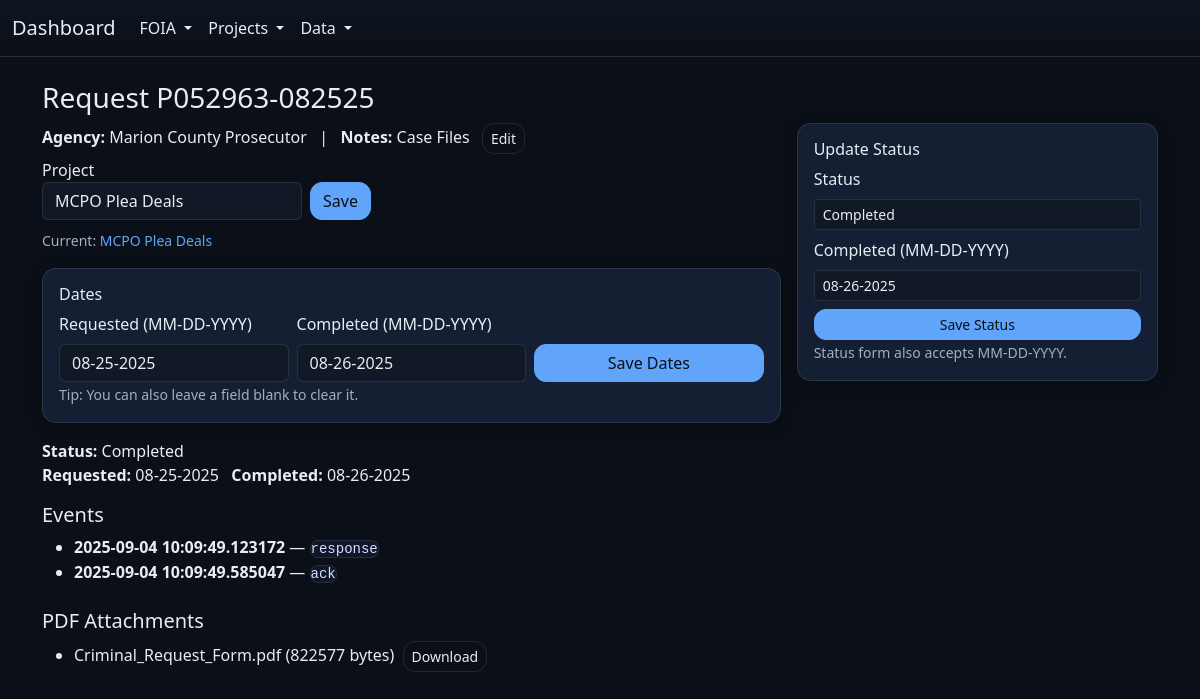
Page /requests/7 on the committed database.
### models.py (models this page shows)
class FoiaRequest(Base):
    __tablename__ = 'foia_requests'
    id = Column(Integer, primary_key=True)
    reference_number = Column(String(64), unique=True, index=True)
    agency = Column(String(255))
    request_date = Column(Date)
    completed_date = Column(Date, nullable=True)
    status = Column(SAEnum(RequestStatus), nullable=False, default=RequestStatus.PENDING)
    last_reminder_at = Column(Date, nullable=True)
    subject = Column(EncryptedBytes)
    snippet = Column(EncryptedBytes)
    thread_id = Column(String(128))
    first_message_id = Column(String(128))
    created_at = Column(DateTime, default=datetime.utcnow)
    updated_at = Column(DateTime, default=datetime.utcnow, onupdate=datetime.utcnow)
    events = relationship("FoiaEvent", back_populates="request", cascade="all, delete-orphan")
    attachments = relationship("FoiaAttachment", back_populates="request", cascade="all, delete-orphan")
    project_id = Column(Integer, ForeignKey("projects.id"), nullable=True)
    project = relationship("Project", backref="foia_requests")

class Project(Base):
    __tablename__ = "projects"
    id = Column(Integer, primary_key=True)
    slug = Column(String(100), unique=True, nullable=False, index=True)  # e.g., "mcpo-plea-deals"
    name = Column(String(200), nullable=False)
    status = Column(SAEnum(ProjectStatus), nullable=False, default=ProjectStatus.PLANNED)
    created_at = Column(DateTime, default=datetime.utcnow)
    deadline = Column(Date, nullable=True)                 # NEW
    last_deadline_alert = Column(Date, nullable=True)      # NEW
    notes = relationship("ProjectNote", back_populates="project", cascade="all, delete-orphan")

class FoiaEvent(Base):
    __tablename__ = 'foia_events'
    id = Column(Integer, primary_key=True)
    foia_request_id = Column(Integer, ForeignKey('foia_requests.id', ondelete="CASCADE"))
    event_type = Column(String(32))  # ack | response | note
    timestamp = Column(DateTime, default=datetime.utcnow)
    message_id = Column(String(128))
    body = Column(EncryptedBytes)
    request = relationship("FoiaRequest", back_populates="events")

class FoiaAttachment(Base):
    __tablename__ = 'foia_attachments'
    id = Column(Integer, primary_key=True)
    foia_request_id = Column(Integer, ForeignKey('foia_requests.id', ondelete="CASCADE"))
    filename = Column(String(512))
    mime_type = Column(String(128))
    size = Column(Integer)
    stored_path = Column(String(1024))
    ocr_pdf_path = Column(String(1024), nullable=True)  # decrypted OCR’d copy (temp/cache)
    is_encrypted = Column(Boolean, default=True)
    request = relationship("FoiaRequest", back_populates="attachments")

### app.py (the view)
@app.route("/requests/<int:req_id>")
def request_detail(req_id):
    db = SessionLocal()
    try:
        r = db.get(FoiaRequest, req_id)
        if not r:
            flash("Request not found.")
            return redirect(url_for("home"))
        pdf_attachments = [a for a in getattr(r, "attachments", []) if _is_pdf_attachment(a)]
        eligible_projects = (
            db.query(Project)
              .filter(Project.status.in_([ProjectStatus.ACTIVE, ProjectStatus.PLANNED]))
              .order_by(Project.name.asc())
              .all()
        )
        return render_template(
            "request_detail.html",
            r=r,
            pdf_attachments=pdf_attachments,
            eligible_projects=eligible_projects,
        )
    finally:
        db.close()

### app.py (called while the page is built)
@app.template_filter("mdy")
def mdy(d: date | None):
    if not d:
        return ""
    return d.strftime("%m-%d-%Y")

def _is_pdf_attachment(att) -> bool:
    if (att.mime_type or "").lower() == "application/pdf":
        return True
    for fn in [(att.filename or ""), (att.stored_path or ""), (att.ocr_pdf_path or "")]:
        if fn.lower().endswith(".pdf"):
            return True
    return False

### utils.py (called while the page is built)
    def process_result_value(self, value, dialect):
        if value is None:
            return value
        try:
            return fernet.decrypt(value).decode('utf-8')
        except Exception:
            return None

### templates/request_detail.html (shortened to what this page needs)
{% extends 'base.html' %}
{% block content %}
<h3>Request {{ r.reference_number }}</h3>
<div class="row g-3">
  <div class="col-md-8">
    <div class="mb-2">
      <p class="mb-1">
        <b>Agency:</b> {{ r.agency or '—' }}
        &nbsp;&nbsp;|&nbsp;&nbsp;
        <b>Notes:</b> {{ r.snippet or '—' }}
        <button class="btn btn-sm btn-outline-light ms-2" type="button"
                data-bs-toggle="collapse" data-bs-target="#editMeta"
                aria-expanded="false" aria-controls="editMeta">
          Edit
        </button>
      </p>
      <form method="post" action="{{ url_for('request_set_project', req_id=r.id) }}" class="row g-2 align-items-end mb-3">
        <div class="col-auto">
          <label for="project_id" class="form-label mb-0">Project</label>
          <select name="project_id" id="project_id" class="form-select">
            {% for p in eligible_projects %}
              <option value="{{ p.id }}" {% if r.project_id == p.id %}selected{% endif %}>
                {{ p.name }}
              </option>
            {% endfor %}
          </select>
        </div>
        <div class="col-auto">
          <button class="btn btn-primary">Save</button>
        </div>
        {% if r.project %}
          <div class="col-12 mt-2">
            <small class="text-muted">Current: <a href="{{ url_for('project_detail', slug=r.project.slug) }}">{{ r.project.name }}</a></small>
          </div>
        {% endif %}
      </form>
    </div>
    <div class="card bg-secondary-subtle text-dark mb-3">
      <div class="card-body">
        <h6 class="card-title">Dates</h6>
        <form method="post" action="{{ url_for('update_request_dates', req_id=r.id) }}" class="row g-2">
          <div class="col-12 col-md-4">
            <label class="form-label">Requested (MM-DD-YYYY)</label>
            <input type="text" name="requested_date" class="form-control"
                   placeholder="MM-DD-YYYY"
                   value="{{ r.request_date|mdy }}">
          </div>
          <div class="col-12 col-md-4">
            <label class="form-label">Completed (MM-DD-YYYY)</label>
            <input type="text" name="completed_date" class="form-control"
                   placeholder="MM-DD-YYYY"
                   value="{{ r.completed_date|mdy }}">
          </div>
          <div class="col-12 col-md-4 d-flex align-items-end">
            <button class="btn btn-primary w-100">Save Dates</button>
          </div>
        </form>
        <small class="text-muted">Tip: You can also leave a field blank to clear it.</small>
      </div>
    </div>
    <p class="mb-3">
      <b>Status:</b> {{ r.status.value }}<br>
      <b>Requested:</b> {{ r.request_date|mdy or '—' }} &nbsp;
      <b>Completed:</b> {{ r.completed_date|mdy or '—' }}
    </p>
    <h5>Events</h5>
    {% if r.events %}
      <ul class="mb-4">
        {% for e in r.events|sort(attribute='timestamp') %}
        <li><b>{{ e.timestamp }}</b> — <code>{{ e.event_type }}</code></li>
        {% endfor %}
      </ul>
    {% else %}
      <p class="text-muted">No events recorded.</p>
    {% endif %}
    <h5>PDF Attachments</h5>
    {% if pdf_attachments and pdf_attachments|length %}
      <ul class="mb-4">
        {% for a in pdf_attachments %}
          <li>
            {{ a.filename or 'attachment.pdf' }} ({{ a.size or 0 }} bytes)
            <a class="btn btn-sm btn-outline-light ms-1" href="{{ url_for('download_attachment', att_id=a.id) }}">
              Download
            </a>
          </li>
        {% endfor %}
      </ul>
    {% else %}
      <p class="text-muted">No PDF attachments.</p>
    {% endif %}
  </div>
  <div class="col-md-4">
    <div class="card bg-secondary-subtle text-dark">
      <div class="card-body">
        <h6 class="card-title">Update Status</h6>
        <form method="post" action="{{ url_for('request_status', req_id=r.id) }}" class="row g-2 align-items-end">
          <div class="col-12">
            <label class="form-label">Status</label>
            <select name="status" class="form-select form-select-sm">
              <option value="COMPLETED" {{ 'selected' if r.status.name=='COMPLETED' }}>Completed</option>
            </select>
          </div>
          <div class="col-12">
            <label class="form-label">Completed (MM-DD-YYYY)</label>
            <input type="text" name="completed_date" class="form-control form-control-sm"
                   placeholder="MM-DD-YYYY"
                   value="{{ r.completed_date|mdy }}">
          </div>
          <div class="col-12 mt-2">
            <button class="btn btn-primary btn-sm w-100">Save Status</button>
          </div>
        </form>
        <small class="text-muted">Status form also accepts MM-DD-YYYY.</small>
      </div>
    </div>
  </div>
</div>
{% endblock %}

### static/main.css (style rules this page uses)
:root { --bg: #0b0f17; --bg-elev: #111826; --bg-card: #141f33; --bg-hover: rgba(255,255,255,0.04); --text: #e6edf3; --text-muted: #9fb0c3; --text-inverse: #091017; --border: rgba(255,255,255,0.10); --border-soft: rgba(255,255,255,0.06); --accent: #60a5fa; --success: #22c55e; --warning: #f59e0b; --danger: #ef4444; --info: #38bdf8; --shadow-1: 0 4px 16px rgba(0,0,0,0.3); --radius: 14px; --input-bg: var(--bg-elev); --input-border: var(--border); --input-focus: #93c5fd; --table-stripe: rgba(255,255,255,0.02); }
html, body { height: 100%; background: var(--bg); color: var(--text); }
body { -webkit-font-smoothing: antialiased; -moz-osx-font-smoothing: grayscale; }
h1,h2,h3,h4,h5,h6 { color: var(--text); }
p, small, span, li, dt, dd { color: var(--text); }
small, .text-muted { color: var(--text-muted) !important; }
a { color: var(--accent); text-decoration: none; }
.btn { border-radius: 12px; border-color: var(--border); color: var(--text); }
.btn-primary { background: var(--accent); border-color: var(--accent); color: var(--text-inverse); }
.btn-outline-light { color: var(--text); border-color: var(--border); background: transparent; }
.form-control, .form-select, .form-check-input, .form-control:disabled, .form-select:disabled { background: var(--input-bg); color: var(--text); border-color: var(--input-border); }
.form-control::placeholder { color: var(--text-muted); }
.card { background: var(--bg-card); color: var(--text); border: 1px solid var(--border); border-radius: var(--radius); box-shadow: var(--shadow-1); }
.bg-secondary-subtle { background: var(--bg-card) !important; color: var(--text) !important; }
code, pre, kbd, samp { background: #0f1729; color: #d6e1ff; border: 1px solid var(--border); border-radius: 8px; }
.form-label { color: var(--text); }

### rows in the picture
FoiaRequest: reference_number "P052963-082525", agency "Marion County Prosecutor", snippet "Case Files", project_id "MCPO Plea Deals", requested_date "08-25-2025", completed_date "08-26-2025", status.value "Completed", request_date|mdy "08-25-2025", completed_date|mdy "08-26-2025"
Project: project.name "MCPO Plea Deals"
FoiaEvent: timestamp "2025-09-04 10:09:49.123172", event_type "response"
FoiaEvent: timestamp "2025-09-04 10:09:49.585047", event_type "ack"
FoiaAttachment: filename "Criminal_Request_Form.pdf", size "822577"
